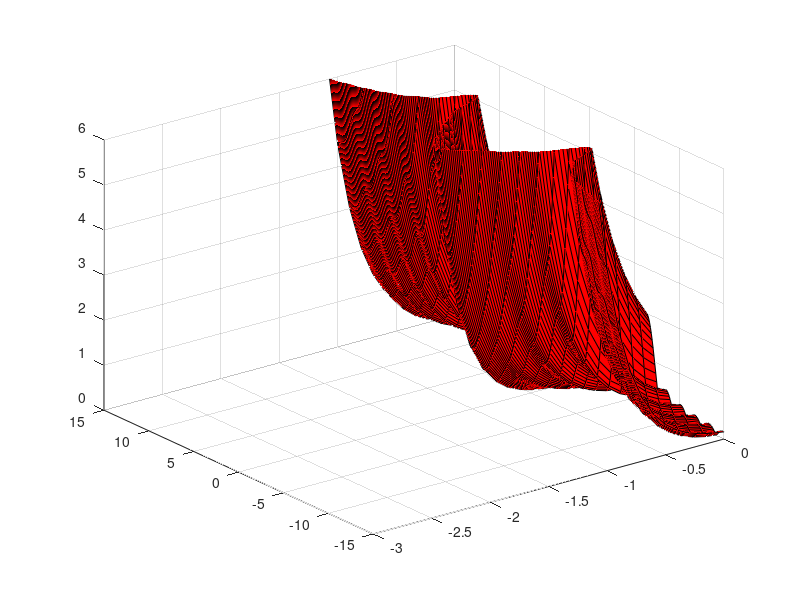

Recreate this plot in MATLAB. (Note: this script raises an error after producing the figure.)
clear all;
x1=-3:0.1:0; 
y1=-15:0.1:15;
[x,y]=meshgrid(x1,y1);
s=x+j*y;
FS=abs(s./(s.^2+4*pi*pi)-s.*exp(-4*s)./(s.^2+4*pi *pi));
mesh(x,y,FS); 
surf(x,y,FS);
zlim([0 6]);
colormap(hsv);
figure 
dt=0.03;
t=-15:dt:15;
f=cos(2*pi*t).*(heaviside(t)-heaviside(t-4));
w=-15:dt:15;
F=dt*f*exp(-1*j*t'*w);
plot(w,abs(F));grid on;
